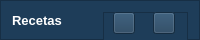
      <widget class="QFrame" name="top_bar_frame">
       <property name="minimumSize">
        <size>
         <width>0</width>
         <height>40</height>
        </size>
       </property>
       <property name="maximumSize">
        <size>
         <width>16777215</width>
         <height>40</height>
        </size>
       </property>
       <property name="styleSheet">
        <string notr="true">background-color: #1e3d59;</string>
       </property>
       <property name="frameShape">
        <enum>QFrame::StyledPanel</enum>
       </property>
       <property name="frameShadow">
        <enum>QFrame::Raised</enum>
       </property>
       <layout class="QHBoxLayout" name="horizontalLayout_3">
        <item>
         <widget class="QLabel" name="title_label">
          <property name="font">
           <font>
            <pointsize>10</pointsize>
            <bold>true</bold>
           </font>
          </property>
          <property name="styleSheet">
           <string notr="true">color: white;</string>
          </property>
          <property name="text">
           <string>Recetas</string>
          </property>
         </widget>
        </item>
        <item>
         <widget class="QFrame" name="buttons_holder_frame">
          <property name="minimumSize">
           <size>
            <width>0</width>
            <height>30</height>
           </size>
          </property>
          <property name="maximumSize">
           <size>
            <width>110</width>
            <height>16777215</height>
           </size>
          </property>
          <property name="frameShape">
           <enum>QFrame::StyledPanel</enum>
          </property>
          <property name="frameShadow">
           <enum>QFrame::Raised</enum>
          </property>
          <widget class="QToolButton" name="minimize_button">
           <property name="geometry">
            <rect>
             <x>10</x>
             <y>0</y>
             <width>22</width>
             <height>22</height>
            </rect>
           </property>
           <property name="text">
            <string/>
           </property>
           <property name="icon">
            <iconset>
             <normaloff>../../pys6-recipes-organizer/assets/icons/minimize-window.png</normaloff>../../pys6-recipes-organizer/assets/icons/minimize-window.png</iconset>
           </property>
           <property name="iconSize">
            <size>
             <width>25</width>
             <height>25</height>
            </size>
           </property>
          </widget>
          <widget class="QToolButton" name="restore_button">
           <property name="geometry">
            <rect>
             <x>50</x>
             <y>0</y>
             <width>22</width>
             <height>22</height>
            </rect>
           </property>
           <property name="text">
            <string/>
           </property>
           <property name="icon">
            <iconset>
             <normaloff>../../pys6-recipes-organizer/assets/icons/restore-window.png</normaloff>../../pys6-recipes-organizer/assets/icons/restore-window.png</iconset>
           </property>
           <property name="iconSize">
            <size>
             <width>25</width>
             <height>25</height>
            </size>
           </property>
          </widget>
          <widget class="QToolButton" name="maximize_button">
           <property name="geometry">
            <rect>
             <x>50</x>
             <y>0</y>
             <width>22</width>
             <height>22</height>
            </rect>
           </property>
           <property name="text">
            <string/>
           </property>
           <property name="icon">
            <iconset>
             <normaloff>../../pys6-recipes-organizer/assets/icons/maximize-window.png</normaloff>../../pys6-recipes-organizer/assets/icons/maximize-window.png</iconset>
           </property>
           <property name="iconSize">
            <size>
             <width>25</width>
             <height>25</height>
            </size>
           </property>
          </widget>
          <widget class="QToolButton" name="close_button">
           <property name="geometry">
            <rect>
             <x>90</x>
             <y>0</y>
             <width>21</width>
             <height>22</height>
            </rect>
           </property>
           <property name="text">
            <string/>
           </property>
           <property name="icon">
            <iconset>
             <normaloff>../../pys6-recipes-organizer/assets/icons/close-window.png</normaloff>../../pys6-recipes-organizer/assets/icons/close-window.png</iconset>
           </property>
           <property name="iconSize">
            <size>
             <width>25</width>
             <height>25</height>
            </size>
           </property>
          </widget>
         </widget>
        </item>
       </layout>
      </widget>
